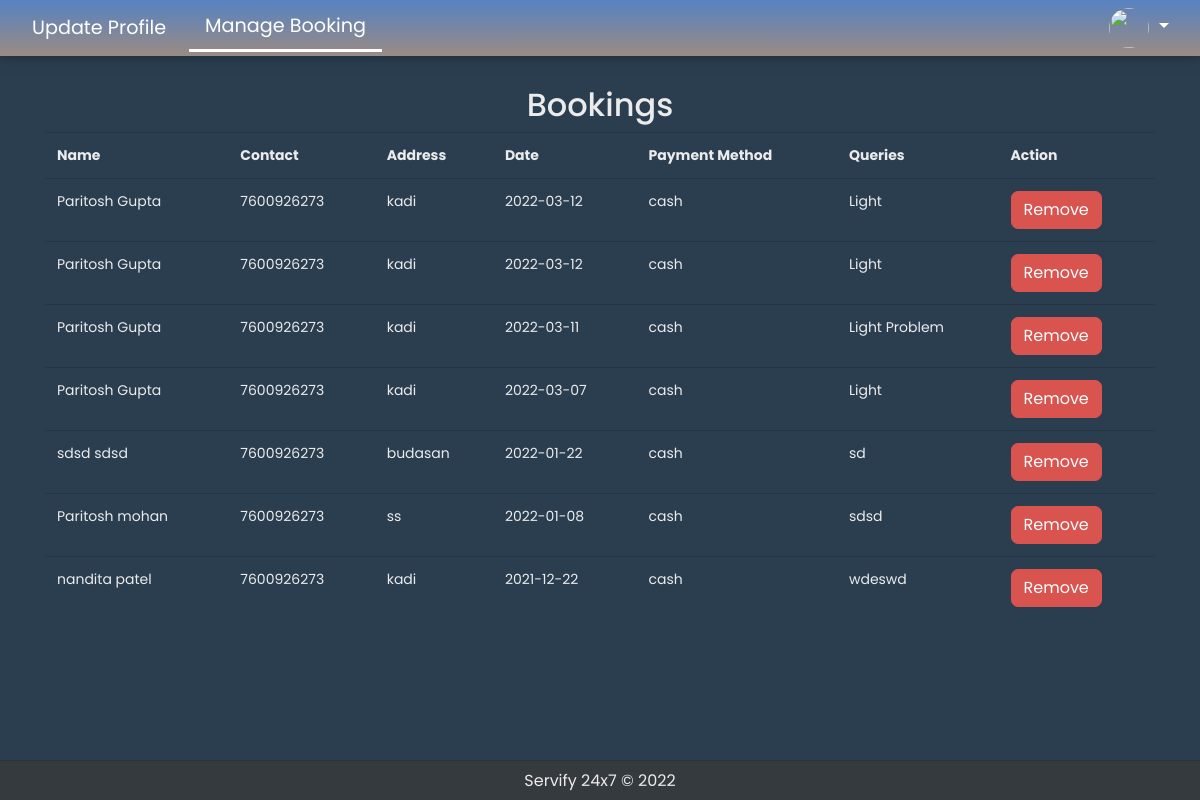
The page /provider-bookings.php (signed in) on the database its author committed.
### tables this page shows
CREATE TABLE `bookings` (
  `id` int(10) UNSIGNED NOT NULL,
  `provider_id` int(10) UNSIGNED NOT NULL,
  `fname` varchar(255) NOT NULL,
  `lname` varchar(255) NOT NULL,
  `email` varchar(255) NOT NULL,
  `contact` varchar(20) NOT NULL,
  `adder` varchar(255) NOT NULL,
  `date` date NOT NULL,
  `time` time(6) NOT NULL,
  `payment` varchar(30) NOT NULL,
  `queries` varchar(255) NOT NULL,
  `status` varchar(255) NOT NULL
);

### scripts/DB.php (called while the page is built, shortened)
<?php
class DB
{
    protected static $_stmt = null;
    public static function getConnection()
    {
        try {
            $conn = new PDO("mysql:host=".self::HOST.";dbname=".self::DBNAME, self::USERNAME, self::PASSWORD, []);
            $conn->setAttribute(PDO::ATTR_ERRMODE, PDO::ERRMODE_EXCEPTION);
        } catch (PDOException $e) {
            echo $e->getMessage();
        }
        return $conn;
    }
    public static function query($sql, $params = array())
    {
        try {
            self::$_stmt = self::getConnection()->prepare($sql);
            if (empty($params)) {
                self::$_stmt->execute();
            } else {
                self::$_stmt->execute($params);
            }
            return self::$_stmt;
        } catch (PDOException $e) {
            echo $e->getMessage();
        }
    }
}

### provider-bookings.php (the view, shortened to what this page needs)
<?php
    include_once "scripts/DB.php";
    include_once "include/header.php";
    $provider_id=  $_SESSION['user']->id;
    $sql= "SELECT * FROM bookings WHERE provider_id= $provider_id  ORDER BY date DESC" ;
    $bookings = DB::query($sql)->fetchAll(PDO::FETCH_OBJ);
    include_once "msg/admin.php";
?>
<div class="container" style="margin-top: 30px; margin-bottom: 60px;">
    <h2 class="text-center"> Bookings </h2>
    <div class="table-responsive">
        <table class="table">
            <tr>
                <th>Name</th>
                <th>Contact</th>
                <th>Address</th>
                <th>Date</th>
                <th>Payment Method</th>
                <th>Queries</th>
                <th>Action</th>
            </tr>
            <?php foreach ($bookings as $booking): ?>
            <tr>
                <td>
                    <?= $booking->fname; ?> <?= $booking->lname; ?>
                </td>
                <td>
                    <?= $booking->contact; ?>
                </td>
                <td>
                    <?= $booking->adder; ?>
                </td>
                <td>
                    <?= $booking->date; ?>
                </td>
                <td>
                    <?= $booking->payment; ?>
                </td>
                <td>
                    <?= $booking->queries; ?>
                </td>
                <td>
                    <a class="btn btn-danger" style="border-radius: 7px;" onclick="return deleteBooking()" href="deletebooking-provider.php?id=<?= $booking->id; ?>" >Remove</a>
                </td>
            </tr>
            <?php endforeach; ?>
        </table>
    </div>
</div>
<?php include_once "include/footer.php";

### css/navbar-style.css (style rules this page uses)
html, body { font-family: 'Poppins', sans-serif; }
a { font-size: 18px; transition: all 0.3s ease; }

### provider-bookings.php (style rules this page uses)
body { height: 100vh; overflow-x: hidden; }

### rows shown on the page
bookings: fname "Paritosh", lname "Gupta", contact "7600926273", adder "kadi", date "2022-03-12", payment "cash", queries "Light"
bookings: fname "Paritosh", lname "Gupta", contact "7600926273", adder "kadi", date "2022-03-12", payment "cash", queries "Light"
bookings: fname "Paritosh", lname "Gupta", contact "7600926273", adder "kadi", date "2022-03-11", payment "cash", queries "Light Problem"
bookings: fname "Paritosh", lname "Gupta", contact "7600926273", adder "kadi", date "2022-03-07", payment "cash", queries "Light"
bookings: fname "sdsd", lname "sdsd", contact "7600926273", adder "budasan", date "2022-01-22", payment "cash", queries "sd"
bookings: fname "Paritosh", lname "mohan", contact "7600926273", adder "ss", date "2022-01-08", payment "cash", queries "sdsd"
bookings: fname "nandita", lname "patel", contact "7600926273", adder "kadi", date "2021-12-22", payment "cash", queries "wdeswd"
